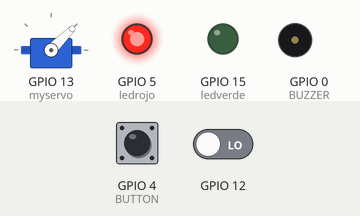
Recording of a sketch running on a simulated ESP8266 (NodeMCU). On the bench: servo, output pins drawn as LEDs (lit = HIGH), buzzer (waves = sounding, pin HIGH). The test bench sets the inputs (shaded band); at power-on: GPIO 4 (BUTTON) LOW, GPIO 12 LOW. WiFi joins after 1.5 s; servers stay silent unless stated.

Above: at 3.0 s.
3.1 s: GPIO 4 (BUTTON) pulled HIGH for 0.15 s
At 3.17 s:
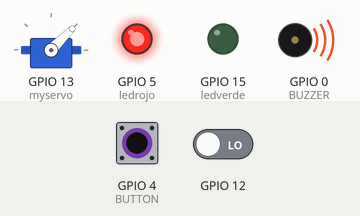
4.7 s: GPIO 12 driven HIGH
At 5.4 s:
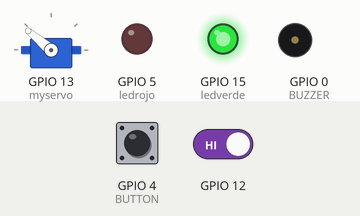
6.2 s: GPIO 4 (BUTTON) pulled HIGH for 1 s
At 6.6 s:
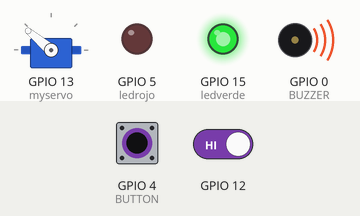
8.7 s: GPIO 4 (BUTTON) pulled HIGH for 3.2 s
At 13.1 s:
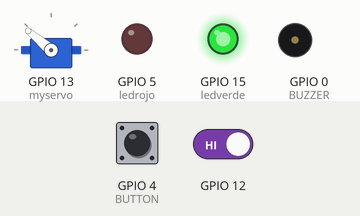
13.4 s: GPIO 12 driven LOW
At 14.4 s:
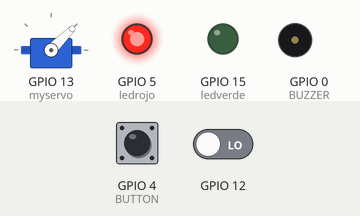
Timing chart, 0 to 15.9 s (numbered marks = the images above; inputs shaded):
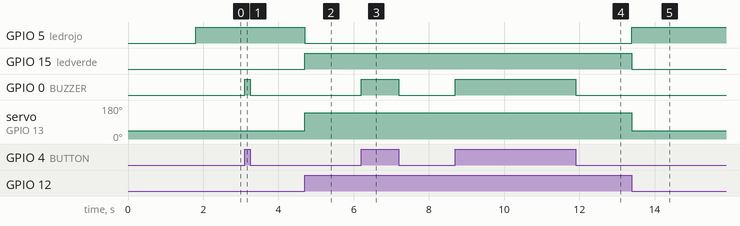

The sketch:

ParkingGate.ino
```cpp
#define BLYNK_PRINT Serial


#include <ESP8266WiFi.h>
#include <BlynkSimpleEsp8266.h>

char auth[] = "d3de1a5e76d24f1db1cba1a8e1bf20c7";
char ssid[] = "iPhone";
char pass[] = "guadalajara1";


#include <Servo.h>

Servo myservo;

int pos = 0;
int ESTADOpluma=0;
int aux=0;
const int ledrojo=5;
const int ledverde=15;
const int BUTTON = 4;
const int BUZZER = 0;
int BUTTONstate = 0;


void setup() {

  Serial.begin(9600);

  Blynk.begin(auth, ssid, pass);

  myservo.attach(13);
  myservo.write(45);

  pinMode(ledrojo,OUTPUT);
  pinMode(ledverde,OUTPUT);

  pinMode(BUZZER, OUTPUT);
  pinMode(BUTTON, INPUT);

   digitalWrite(ledrojo,HIGH);

}

void loop() {
  Blynk.run();

   BUTTONstate= digitalRead(BUTTON);
   if(BUTTONstate==HIGH){
      digitalWrite(BUZZER,HIGH);
   }
   else{
      digitalWrite(BUZZER,LOW);
   }

  ESTADOpluma=digitalRead(12);
  if(ESTADOpluma==HIGH){
      digitalWrite(ledrojo,LOW);
      digitalWrite(ledverde,HIGH);
      while(aux<1){
      myservo.write(140);
      delay(1000);
      aux+=1;
      }
  }

  if(ESTADOpluma==LOW and aux==1){
    digitalWrite(ledverde,LOW);
    digitalWrite(ledrojo,HIGH);
    myservo.write(45);
    delay(1000);
    aux=0;
  }

  }
```

Measured:
- after the input at 3.1 s, GPIO 0 (BUZZER): LOW → HIGH at once, → LOW 0.15 s later
- after the input at 4.7 s, GPIO 5 (ledrojo): HIGH → LOW at once; GPIO 15 (ledverde): LOW → HIGH at once; servo on GPIO 13 (myservo): 45° → 140° at once
- after the input at 6.2 s, GPIO 0 (BUZZER): LOW → HIGH at once, → LOW 1.0 s later
- after the input at 8.7 s, GPIO 0 (BUZZER): LOW → HIGH at once, → LOW 3.2 s later
- after the input at 13.4 s, GPIO 5 (ledrojo): LOW → HIGH at once; GPIO 15 (ledverde): HIGH → LOW at once; servo on GPIO 13 (myservo): 140° → 45° at once
